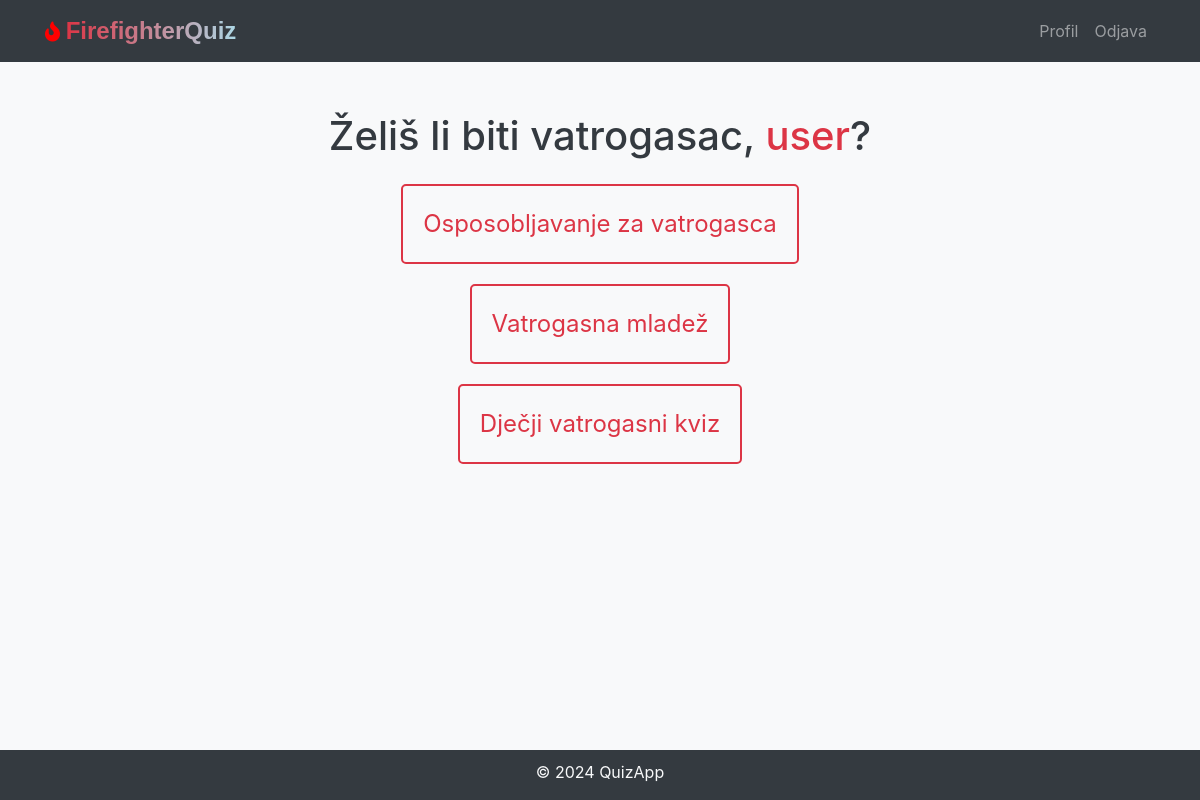
Before: /welcome (signed in) with the older database file.
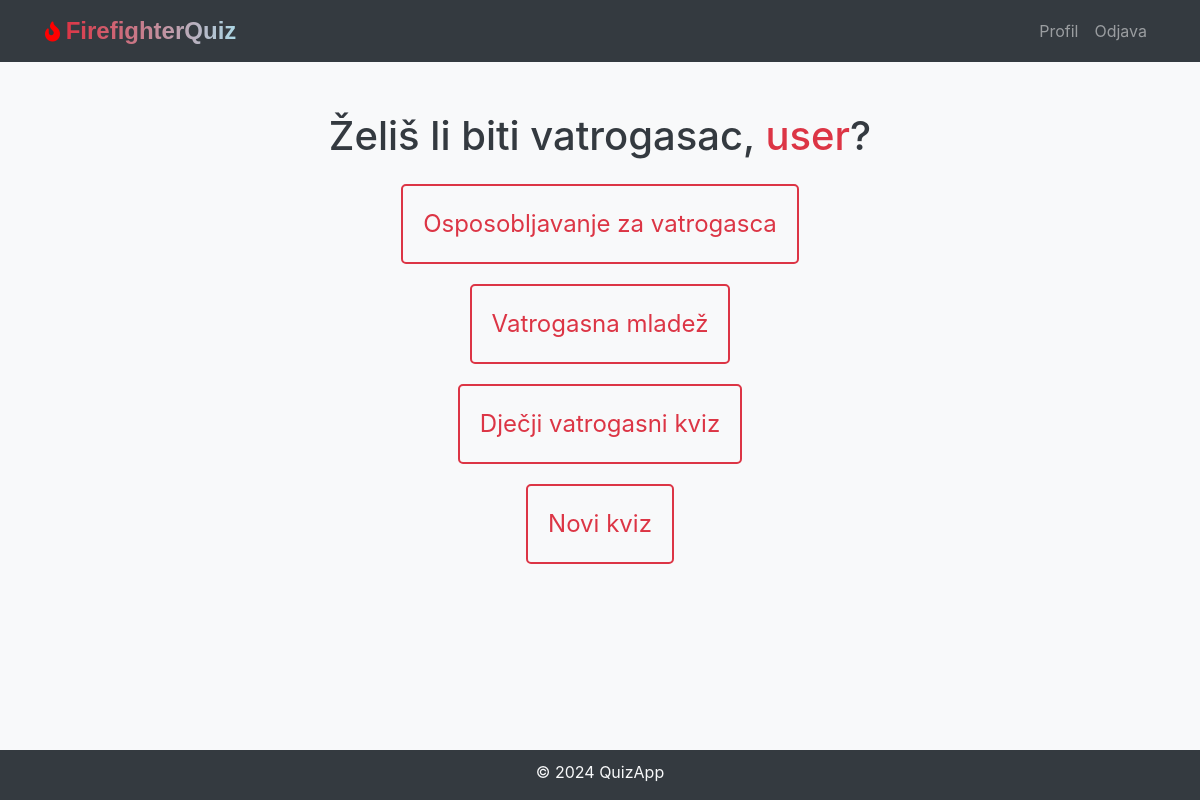
After: the same page with the newer database file.
### models.py (models this page shows, shortened)
class User(db.Model, UserMixin):
    id = db.Column(db.Integer, primary_key=True)
    username = db.Column(db.String(20), unique=True, nullable=False)
    first_name = db.Column(db.String(50), nullable=False)
    last_name = db.Column(db.String(50), nullable=False)
    email = db.Column(db.String(120), unique=True, nullable=False)
    password_hash = db.Column(db.String(128), nullable=False)
    quiz_scores = db.relationship('QuizScore', backref='user', lazy=True)
    is_admin = db.Column(db.Boolean, default=False, nullable=False)

class Quiz(db.Model):
    id = db.Column(db.Integer, primary_key=True)
    quiz_name = db.Column(db.String(255), nullable=False)  # Ensure this matches your actual database column name
    questions = db.relationship('Question', backref='quiz', lazy=True)
    quiz_scores = db.relationship('QuizScore', backref='quiz', lazy=True)

### views.py (the view)
@views_app.route('/welcome')
@login_required
def welcome():
    quizzes = Quiz.query.all()
    return render_template('welcome.html', username=current_user.username, quizzes=quizzes)

### models.py (called while the page is built)
@login_manager.user_loader
def load_user(user_id):
    return User.query.get(int(user_id))

### templates/welcome.html (shortened to what this page needs)
<!DOCTYPE html>
<html lang="en">
<head>
    <link rel="stylesheet" href="https://maxcdn.bootstrapcdn.com/bootstrap/4.5.2/css/bootstrap.min.css">
    <link rel="stylesheet" href="{{ url_for('static', filename='css/styles-welcome.css') }}">
    <link rel="stylesheet" href="{{ url_for('static', filename='css/styles.css') }}">
    <link rel="stylesheet" href="https://cdnjs.cloudflare.com/ajax/libs/font-awesome/5.15.1/css/all.min.css"  />
</head>
<body>
{% include 'navbar.html' %}
<div class="container-welcome text-center">
    <h1 class="welcome-text text-dark">Želiš li biti vatrogasac, <span style="color: #dc3545;">{{ current_user.first_name }}</span>?</h1>
    <div class="quiz-links mt-4 mx-auto">
        {% for quiz in quizzes %}
            <a href="{{ url_for('views.quiz', quiz_id=quiz.id) }}" class="quiz-block">
                <div class="quiz-link">{{ quiz.quiz_name }}</div>
            </a>
        {% endfor %}
    </div>
</div>
{% include 'footer.html' %}
</body>
</html>

### templates/navbar.html (shortened to what this page needs)
<nav class="navbar navbar-expand-lg navbar-dark bg-dark">
    <div class="container">
        <a class="navbar-brand" href="{{ url_for('views.root') }}">
            <i class="fas fa-fire fire-icon" style="color: red;"></i>
            <span class="app-logo">FirefighterQuiz</span>
        </a>
        <div class="collapse navbar-collapse" id="navbarNav">
            <ul class="navbar-nav ml-auto">
                {% if current_user.is_authenticated %}
                    <li class="nav-item">
                        <a class="nav-link" href="{{ url_for('views.profile') }}">Profil</a>
                    </li>
                    <li class="nav-item">
                        <a class="nav-link" href="{{ url_for('views.logout') }}">Odjava</a>
                    </li>
                {% endif %}
            </ul>
        </div>
    </div>
</nav>

### templates/footer.html
<footer class="footer fixed-bottom bg-dark text-light">
    <div class="container d-flex align-items-center justify-content-center" style="padding-top: 10px;">
        <p>&copy; 2024 QuizApp</p>
    </div>
</footer>

### static/css/styles-welcome.css (style rules this page uses)
body { background-color: #f8f9fa; }
.container-welcome { text-align: center; margin-top: 50px; }
.welcome-text { margin-bottom: 20px; }
.quiz-links { display: flex; justify-content: center; flex-direction: column; align-items: center; }
.quiz-block { flex-basis: 100%; margin-bottom: 20px; padding: 20px; border: 2px solid #dc3545; border-radius: 5px; text-align: center; transition: background-color 0.3s; position: relative; color: #dc3545; }
.quiz-block, .quiz-block:link, .quiz-block:visited, .quiz-block:hover, .quiz-block:active { text-decoration: none; }
.quiz-link { text-decoration: none; font-size: 1.5rem; display: block; position: relative; z-index: 1; }
.quiz-link:before { content: ''; position: absolute; width: 100%; height: 100%; top: 0; left: 0; z-index: -1; }

### static/css/styles.css (style rules this page uses)
.app-logo { font-family: 'Arial', sans-serif; font-size: 24px; font-weight: bold; color: #dc3545; background: linear-gradient(to right, #dc3545, lightblue); -webkit-background-clip: text; color: transparent; }

Changed rows visible on the page:
added Quiz: quiz_name "Novi kviz"
